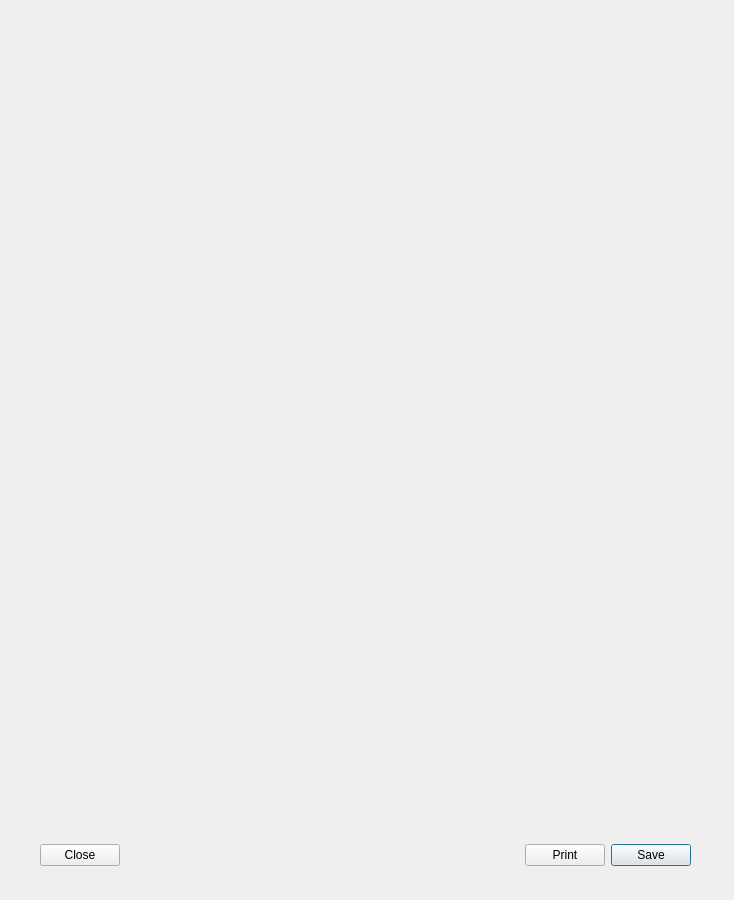
<?xml version="1.0" encoding="UTF-8"?>
<ui version="4.0">
 <class>report_result_dialog</class>
 <widget class="QDialog" name="report_result_dialog">
  <property name="geometry">
   <rect>
    <x>0</x>
    <y>0</y>
    <width>734</width>
    <height>900</height>
   </rect>
  </property>
  <property name="sizePolicy">
   <sizepolicy hsizetype="Fixed" vsizetype="Fixed">
    <horstretch>0</horstretch>
    <verstretch>0</verstretch>
   </sizepolicy>
  </property>
  <property name="windowTitle">
   <string>Report</string>
  </property>
  <widget class="QWidget" name="horizontalLayoutWidget">
   <property name="geometry">
    <rect>
     <x>20</x>
     <y>830</y>
     <width>691</width>
     <height>51</height>
    </rect>
   </property>
   <layout class="QHBoxLayout" name="horizontalLayout">
    <property name="sizeConstraint">
     <enum>QLayout::SetDefaultConstraint</enum>
    </property>
    <property name="leftMargin">
     <number>20</number>
    </property>
    <property name="rightMargin">
     <number>20</number>
    </property>
    <item>
     <widget class="QPushButton" name="closeButton">
      <property name="text">
       <string>Close</string>
      </property>
      <property name="autoDefault">
       <bool>false</bool>
      </property>
     </widget>
    </item>
    <item>
     <spacer name="horizontalSpacer">
      <property name="orientation">
       <enum>Qt::Horizontal</enum>
      </property>
      <property name="sizeHint" stdset="0">
       <size>
        <width>40</width>
        <height>20</height>
       </size>
      </property>
     </spacer>
    </item>
    <item>
     <widget class="QPushButton" name="printButton">
      <property name="text">
       <string>Print</string>
      </property>
     </widget>
    </item>
    <item>
     <widget class="QPushButton" name="saveButton">
      <property name="text">
       <string>Save</string>
      </property>
      <property name="default">
       <bool>true</bool>
      </property>
     </widget>
    </item>
   </layout>
  </widget>
 </widget>
 <resources/>
 <connections/>
</ui>
